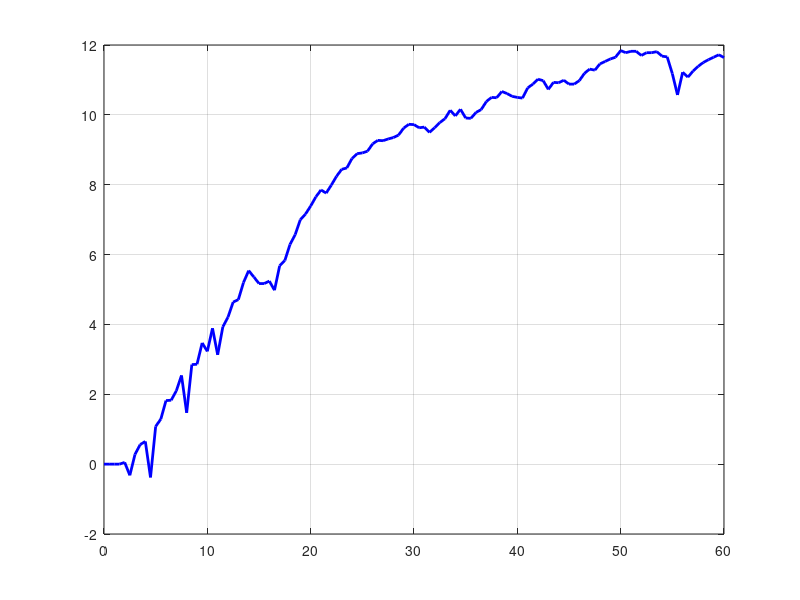
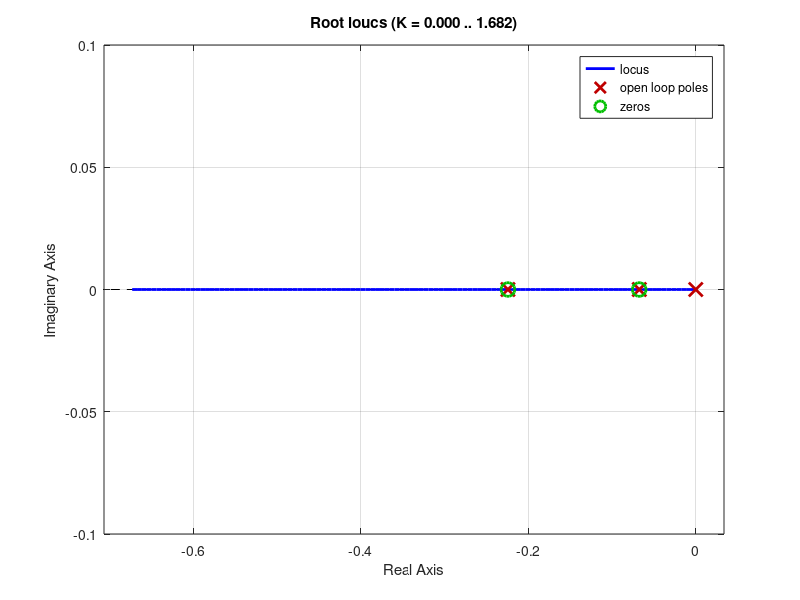

These figures' MATLAB source, in order:
clear
clc
close all


% filtro media movel : 5
a =[0.00 0.00
0.50 0.00
1.00 0.00
1.50 0.00
2.00 0.05
2.50 -0.32
3.00 0.28
3.50 0.56
4.00 0.65
4.50 -0.38
5.00 1.08
5.50 1.29
6.00 1.82
6.50 1.83
7.00 2.10
7.50 2.54
8.00 1.47
8.50 2.85
9.00 2.86
9.50 3.47
10.00 3.23
10.50 3.89
11.00 3.13
11.50 3.93
12.00 4.21
12.50 4.64
13.00 4.71
13.50 5.20
14.00 5.54
14.50 5.36
15.00 5.17
15.50 5.17
16.00 5.24
16.50 4.98
17.00 5.68
17.50 5.83
18.00 6.29
18.50 6.57
19.00 7.00
19.50 7.16
20.00 7.39
20.50 7.65
21.00 7.85
21.50 7.76
22.00 7.99
22.50 8.24
23.00 8.44
23.50 8.48
24.00 8.75
24.50 8.89
25.00 8.91
25.50 8.96
26.00 9.17
26.50 9.27
27.00 9.26
27.50 9.31
28.00 9.35
28.50 9.42
29.00 9.62
29.50 9.73
30.00 9.72
30.50 9.63
31.00 9.65
31.50 9.50
32.00 9.63
32.50 9.78
33.00 9.89
33.50 10.13
34.00 9.97
34.50 10.16
35.00 9.91
35.50 9.90
36.00 10.07
36.50 10.15
37.00 10.38
37.50 10.50
38.00 10.49
38.50 10.67
39.00 10.61
39.50 10.53
40.00 10.50
40.50 10.48
41.00 10.77
41.50 10.88
42.00 11.02
42.50 10.98
43.00 10.73
43.50 10.93
44.00 10.92
44.50 10.99
45.00 10.88
45.50 10.88
46.00 10.98
46.50 11.19
47.00 11.31
47.50 11.28
48.00 11.46
48.50 11.53
49.00 11.60
49.50 11.65
50.00 11.84
50.50 11.78
51.00 11.82
51.50 11.82
52.00 11.70
52.50 11.78
53.00 11.78
53.50 11.81
54.00 11.68
54.50 11.66
55.00 11.18
55.50 10.57
56.00 11.22
56.50 11.08
57.00 11.25
57.50 11.39
58.00 11.50
58.50 11.58
59.00 11.65
59.50 11.72
60.00 11.64
];


t = a(:,1);
y = a(:,2);

u=100*ones(1,length(a));
plot(t,y,'b','linewidth',2),grid, hold on

%%GRAFICO DE MALHA FECHADA
d=[0.00 0.00
0.50 0.00
1.00 0.00
1.50 0.00
2.00 -0.06
2.50 -0.04
3.00 0.24
3.50 0.10
4.00 0.18
4.50 0.46
5.00 0.71
5.50 0.76
6.00 0.98
6.50 0.95
7.00 0.98
7.50 0.87
8.00 0.97
8.50 0.97
9.00 0.86
9.50 0.97
10.00 0.98
10.50 0.57
11.00 0.58
11.50 0.70
12.00 0.65
12.50 0.80
13.00 0.70
13.50 0.87
14.00 0.77
14.50 0.90
15.00 0.91
15.50 0.96
16.00 0.82
16.50 0.93
17.00 0.51
17.50 0.68
18.00 0.45
18.50 0.57
19.00 0.54
19.50 0.30
20.00 0.22
20.50 0.56
21.00 0.65
21.50 0.79
22.00 0.85
22.50 0.92
23.00 0.67
23.50 0.86
24.00 0.47
24.50 0.25
25.00 0.50
25.50 0.06
26.00 0.30
26.50 0.23
27.00 0.45
27.50 0.50
28.00 0.72
28.50 0.68
29.00 0.87
29.50 0.35
30.00 0.66
30.50 0.63
31.00 0.80
31.50 1.01
32.00 1.13
32.50 0.98
33.00 0.92
33.50 0.97
34.00 0.83
34.50 0.89
35.00 0.74
35.50 0.58
36.00 0.47
36.50 0.53
37.00 0.40
37.50 0.49
38.00 0.50
38.50 0.69
39.00 0.61
39.50 0.78
40.00 0.51
40.50 0.48
41.00 0.53
41.50 0.38
42.00 0.47
42.50 -0.22
43.00 0.16
43.50 0.36
44.00 0.56
44.50 0.55
45.00 0.64
45.50 0.51
46.00 0.65
46.50 0.93
47.00 0.92
47.50 1.01
48.00 1.01
48.50 1.05
49.00 0.89
49.50 0.84
50.00 0.90
50.50 0.60
51.00 0.51
51.50 0.54
52.00 0.54
52.50 0.54
53.00 0.48
53.50 0.54
54.00 0.23
54.50 0.31
55.00 0.24
55.50 0.56
56.00 0.62
56.50 0.61
57.00 0.34
57.50 -0.22
58.00 0.27
58.50 0.54
59.00 0.66
59.50 0.79
60.00 0.72
];

td = d(:,1);
yd = d(:,2);

%plot(td,yd,'r','linewidth',2),grid, hold on

%PARAMETROS
ts=10;
erro=0.1*17;

%PARTE REAL DO PO
Po_=-4/ts;

%CALCULO DO K PARA s=Po_
K=1/(abs(22.51*Po_+0.01275)/abs(300.55*Po_^2+36*Po_+1))

%CALCULO DO ERRO
erroatual=5.1/(1+K*0.01275)


%% modelo
%PROJETO DO CONTROLADOR

Km = 0.11981;
Tp1 = 14.806;
Tp2 = 4.4592;
G = tf(Km/(Tp1*Tp2),conv([1 1/Tp1] ,[1 1/Tp2]));

%% controlador

Kc = abs(Po_)/(Km/(Tp1*Tp2));
C = Kc*tf(conv([1 1/Tp1] ,[1 1/Tp2]),[1 0]);

%% Discretizar

dt = 0.5;
Cd = c2d(C,dt,'tustin');
figure
rlocus(G*C);